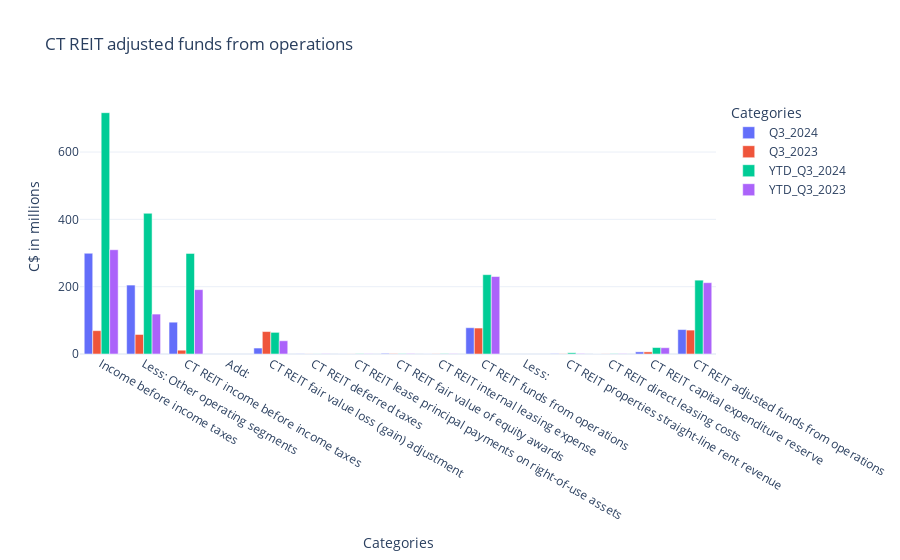

This figure's notebook cell:
### Code cell
def barplots(table5, bins=5):
    # Melting the table to reshape it for Plotly
    melted_df = table5.melt(
        id_vars=["(C$ in millions)"],  # Keeping the categorical column
        value_vars=["Q3_2024", "Q3_2023", "YTD_Q3_2024", "YTD_Q3_2023"],  # Specifing numerical columns
        var_name="Category",  # New column for categories
        value_name="Value"    # New column for values
    )
    
    # Creating bins for the 'Value' column  in y-axis
    bin_labels = [f"Bin {i+1}" for i in range(bins)]
    melted_df['Bin'] = pd.cut(melted_df['Value'], bins=bins, labels=bin_labels)
    
    # Creating  bar plot with bin Y-axis values
    fig = px.bar(
        melted_df,
        x="(C$ in millions)",  # Categorical values
        y="Value",  # Numerical values
        color="Category",  # Different colors for each category
        barmode="group",  # Grouped bars
        title="CT REIT adjusted funds from operations",
        labels={"Value": "Values (C$ in millions)", "(C$ in millions)": "Categories", "Value_Binned": "Value Bins"}
    )
    
    # Customize layout
    fig.update_layout(
        xaxis_title="Categories",
        yaxis_title="C$ in millions",
        legend_title="Categories",
        template="plotly_white",
    )
    
    fig.show()

barplots(table5)

### Figure 1 — Plotly figure (JSON) as saved in the notebook; plotly's stock layout.template omitted (floating-point values rounded to 4 significant figures)
{"data": [{"alignmentgroup": "True", "hovertemplate": "Category=Q3_2024<br>Categories=%{x}<br>Values (C$ in millions)=%{y}<extra></extra>", "legendgroup": "Q3_2024", "marker": {"color": "#636efa", "pattern": {"shape": ""}}, "name": "Q3_2024", "offsetgroup": "Q3_2024", "orientation": "v", "showlegend": true, "textposition": "auto", "type": "bar", "x": ["Income before income taxes", "Less: Other operating segments", "CT REIT income before income taxes", "Add:", "CT REIT fair value loss (gain) adjustment", "CT REIT deferred taxes", "CT REIT lease principal payments on right-of-use assets", "CT REIT fair value of equity awards", "CT REIT internal leasing expense", "CT REIT funds from operations", "Less:", "CT REIT properties straight-line rent revenue", "CT REIT direct leasing costs", "CT REIT capital expenditure reserve", "CT REIT adjusted funds from operations"], "xaxis": "x", "y": [299.3, 204.8, 94.5, null, 17.7, 0.6, 0.2, 1.9, 0.2, 78.1, null, 1, 0.1, 6.4, 72.6], "yaxis": "y"}, {"alignmentgroup": "True", "hovertemplate": "Category=Q3_2023<br>Categories=%{x}<br>Values (C$ in millions)=%{y}<extra></extra>", "legendgroup": "Q3_2023", "marker": {"color": "#EF553B", "pattern": {"shape": ""}}, "name": "Q3_2023", "offsetgroup": "Q3_2023", "orientation": "v", "showlegend": true, "textposition": "auto", "type": "bar", "x": ["Income before income taxes", "Less: Other operating segments", "CT REIT income before income taxes", "Add:", "CT REIT fair value loss (gain) adjustment", "CT REIT deferred taxes", "CT REIT lease principal payments on right-of-use assets", "CT REIT fair value of equity awards", "CT REIT internal leasing expense", "CT REIT funds from operations", "Less:", "CT REIT properties straight-line rent revenue", "CT REIT direct leasing costs", "CT REIT capital expenditure reserve", "CT REIT adjusted funds from operations"], "xaxis": "x", "y": [69.3, 58, 11.3, null, 66.7, 0.2, 0.2, 0.9, 0.4, 77.1, null, 0.5, 0.3, 6.3, 71], "yaxis": "y"}, {"alignmentgroup": "True", "hovertemplate": "Category=YTD_Q3_2024<br>Categories=%{x}<br>Values (C$ in millions)=%{y}<extra></extra>", "legendgroup": "YTD_Q3_2024", "marker": {"color": "#00cc96", "pattern": {"shape": ""}}, "name": "YTD_Q3_2024", "offsetgroup": "YTD_Q3_2024", "orientation": "v", "showlegend": true, "textposition": "auto", "type": "bar", "x": ["Income before income taxes", "Less: Other operating segments", "CT REIT income before income taxes", "Add:", "CT REIT fair value loss (gain) adjustment", "CT REIT deferred taxes", "CT REIT lease principal payments on right-of-use assets", "CT REIT fair value of equity awards", "CT REIT internal leasing expense", "CT REIT funds from operations", "Less:", "CT REIT properties straight-line rent revenue", "CT REIT direct leasing costs", "CT REIT capital expenditure reserve", "CT REIT adjusted funds from operations"], "xaxis": "x", "y": [716.9, 418, 298.9, null, 64.3, 0.2, 0.6, 0.7, 0.8, 235.7, null, 3.6, 0.7, 19.2, 219.4], "yaxis": "y"}, {"alignmentgroup": "True", "hovertemplate": "Category=YTD_Q3_2023<br>Categories=%{x}<br>Values (C$ in millions)=%{y}<extra></extra>", "legendgroup": "YTD_Q3_2023", "marker": {"color": "#ab63fa", "pattern": {"shape": ""}}, "name": "YTD_Q3_2023", "offsetgroup": "YTD_Q3_2023", "orientation": "v", "showlegend": true, "textposition": "auto", "type": "bar", "x": ["Income before income taxes", "Less: Other operating segments", "CT REIT income before income taxes", "Add:", "CT REIT fair value loss (gain) adjustment", "CT REIT deferred taxes", "CT REIT lease principal payments on right-of-use assets", "CT REIT fair value of equity awards", "CT REIT internal leasing expense", "CT REIT funds from operations", "Less:", "CT REIT properties straight-line rent revenue", "CT REIT direct leasing costs", "CT REIT capital expenditure reserve", "CT REIT adjusted funds from operations"], "xaxis": "x", "y": [309.8, 118.6, 191.2, null, 39.3, 0.7, 0.7, 1.1, 0.8, 230.2, null, 1.3, 0.9, 18.7, 211.9], "yaxis": "y"}], "layout": {"barmode": "group", "legend": {"title": {"text": "Categories"}, "tracegroupgap": 0}, "title": {"text": "CT REIT adjusted funds from operations"}, "xaxis": {"anchor": "y", "domain": [0, 1], "title": {"text": "Categories"}}, "yaxis": {"anchor": "x", "domain": [0, 1], "title": {"text": "C$ in millions"}}}}
